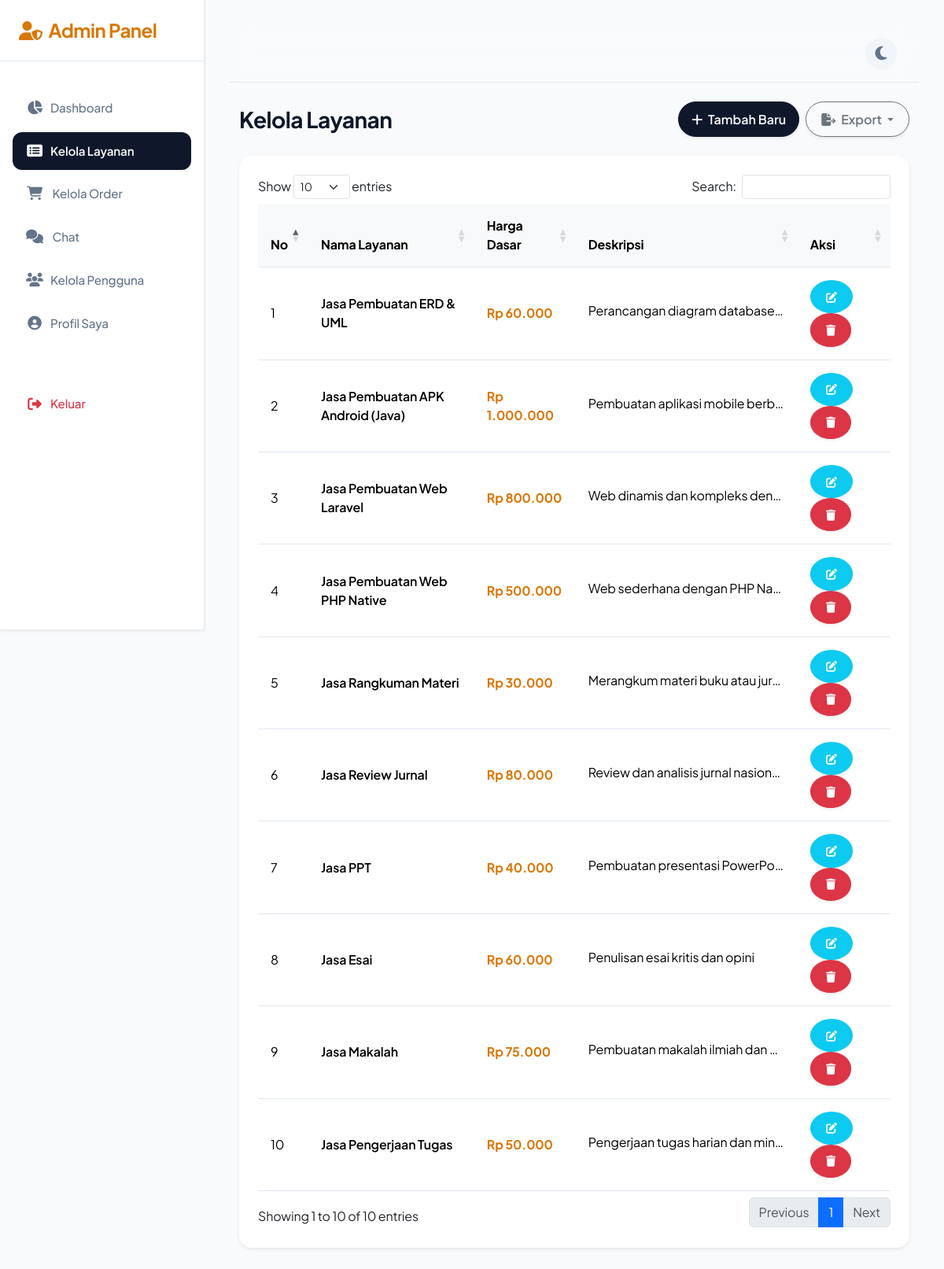
/index.php?page=admin_services (signed in), run on the app's committed database.
### tables this page shows
CREATE TABLE IF NOT EXISTS `services` (
  `id` int(11) NOT NULL AUTO_INCREMENT,
  `name` varchar(150) NOT NULL,
  `description` text,
  `base_price` decimal(10,2) NOT NULL DEFAULT '0.00',
  `created_at` timestamp NOT NULL DEFAULT CURRENT_TIMESTAMP,
  PRIMARY KEY (`id`)
);

### views/admin/services.php (the view, shortened to what this page needs)
<?php
$stmt = $conn->query("SELECT * FROM services ORDER BY id DESC");
$services = $stmt->fetchAll();
require 'views/layouts/header.php';
?>
<div class="wrapper">
    <nav id="sidebar" class="shadow-sm">
        <div class="sidebar-header d-flex justify-content-between align-items-center">
            <h4 class="mb-0 fw-bold" style="color: var(--secondary-color);"><i class="fas fa-user-shield me-2"></i>Admin Panel</h4>
        </div>
        <ul class="list-unstyled sidebar-menu mt-3">
            <li><a href="index.php?page=admin_dashboard"><i class="fas fa-chart-pie"></i> Dashboard</a></li>
            <li><a href="index.php?page=admin_services" class="active"><i class="fas fa-list-alt"></i> Kelola Layanan</a></li>
            <li>
                <a href="index.php?page=admin_orders" class="d-flex justify-content-between align-items-center">
                    <span><i class="fas fa-shopping-cart"></i> Kelola Order</span>
                </a>
            </li>
            <li>
                <a href="index.php?page=admin_messages" class="d-flex justify-content-between align-items-center">
                    <span><i class="fas fa-comments"></i> Chat</span>
                </a>
            </li>
            <li><a href="index.php?page=admin_users"><i class="fas fa-users"></i> Kelola Pengguna</a></li>
            <li><a href="index.php?page=customer_profile"><i class="fas fa-user-circle"></i> Profil Saya</a></li>
            <li class="mt-5"><a href="index.php?page=logout" class="text-danger"><i class="fas fa-sign-out-alt"></i> Keluar</a></li>
        </ul>
    </nav>
    <div id="content">
        <nav class="navbar navbar-expand-lg navbar-light bg-transparent mb-4">
            <div class="container-fluid">
                <div class="d-flex align-items-center ms-auto">
                    <div class="theme-switch me-3" id="theme-toggle"><i class="fas fa-moon" id="theme-icon"></i></div>
                </div>
            </div>
        </nav>
        <div class="container-fluid">
            <div class="d-flex justify-content-between align-items-center mb-4">
                <h3 class="fw-bold m-0">Kelola Layanan</h3>
                <div class="d-flex gap-2">
                    <button class="btn btn-primary rounded-pill shadow-sm px-3" data-bs-toggle="modal" data-bs-target="#addModal">
                        <i class="fas fa-plus me-1"></i> Tambah Baru
                    </button>
                    <div class="dropdown">
                        <button class="btn btn-outline-secondary rounded-pill shadow-sm dropdown-toggle" type="button" data-bs-toggle="dropdown">
                            <i class="fas fa-file-export me-1"></i> Export
                        </button>
                    </div>
                </div>
            </div>
            <div class="card border-0 shadow-sm p-4 rounded-4">
                <div class="table-responsive">
                    <table class="table table-hover align-middle datatable">
                        <thead class="table-light">
                            <tr>
                                <th>No</th>
                                <th>Nama Layanan</th>
                                <th>Harga Dasar</th>
                                <th>Deskripsi</th>
                                <th>Aksi</th>
                            </tr>
                        </thead>
                        <tbody>
                            <?php foreach($services as $i => $s): ?>
                                <tr>
                                    <td><?= $i + 1 ?></td>
                                    <td class="fw-semibold text-color"><?= htmlspecialchars($s['name']) ?></td>
                                    <td class="fw-bold" style="color: var(--secondary-color);">Rp <?= number_format($s['base_price'], 0, ',', '.') ?></td>
                                    <td><span class="text-truncate d-inline-block" style="max-width: 250px;" title="<?= htmlspecialchars($s['description']) ?>"><?= htmlspecialchars($s['description']) ?></span></td>
                                    <td>
                                        <button class="btn btn-sm btn-info text-white rounded-circle shadow-sm me-1" data-bs-toggle="modal" data-bs-target="#editModal<?= $s['id'] ?>"><i class="fas fa-edit"></i></button>
                                        <button class="btn btn-sm btn-danger rounded-circle shadow-sm" data-bs-toggle="modal" data-bs-target="#deleteModal<?= $s['id'] ?>"><i class="fas fa-trash"></i></button>
                                    </td>
                                </tr>
                            <?php endforeach; ?>
                        </tbody>
                    </table>
                </div>
            </div>
        </div>
    </div>
</div>
<?php require 'views/layouts/footer.php'; ?>

### index.php (shortened to what this page needs)
<?php
require_once 'config/database.php';
$page = isset($_GET['page']) ? $_GET['page'] : 'home';
switch ($page) {
    case 'admin_services':
        require 'views/admin/services.php';
        break;
}
?>

### views/layouts/header.php (shortened to what this page needs)
<!DOCTYPE html>
<html lang="id">
<head>
    <link href="https://cdn.jsdelivr.net/npm/bootstrap@5.3.2/dist/css/bootstrap.min.css" rel="stylesheet">
    <link rel="stylesheet" href="https://cdnjs.cloudflare.com/ajax/libs/font-awesome/6.4.2/css/all.min.css">
    <link rel="stylesheet" href="https://cdn.datatables.net/1.13.7/css/dataTables.bootstrap5.min.css">
    <link rel="stylesheet" href="https://cdn.jsdelivr.net/npm/sweetalert2@11/dist/sweetalert2.min.css">
</head>
<body data-bs-theme="light">

### views/layouts/footer.php (shortened to what this page needs)
</body>
</html>

### views/layouts/header.php (style rules this page uses)
:root { --bg-color: #F8FAFC; --text-color: #0F172A; --text-muted: #64748B; --card-bg: #FFFFFF; --primary-color: #0F172A; --bs-primary-rgb: 15, 23, 42; --primary-hover: #1E293B; --secondary-color: #D97706; --bs-secondary-rgb: 217, 119, 6; --accent-color: #F59E0B; --success-color: #10B981; --bs-success-rgb: 16, 185, 129; --danger-color: #EF4444; --bs-danger-rgb: 239, 68, 68; --bs-info-rgb: 59, 130, 246; --bs-warning-rgb: 245, 158, 11; --navbar-bg: rgba(255, 255, 255, 0.95); --border-color: #E2E8F0; --hover-bg: #F1F5F9; --shadow-sm: 0 1px 2px 0 rgba(0, 0, 0, 0.05); --shadow-md: 0 4px 6px -1px rgba(0, 0, 0, 0.05), 0 2px 4px -1px rgba(0, 0, 0, 0.03); --shadow-lg: 0 10px 25px -3px rgba(0, 0, 0, 0.05), 0 4px 6px -2px rgba(0, 0, 0, 0.03); --radius-md: 12px; --radius-lg: 16px; }
body { background-color: var(--bg-color); color: var(--text-color); font-family: 'Plus Jakarta Sans', sans-serif; transition: background-color 0.3s ease, color 0.3s ease; overflow-x: hidden; letter-spacing: -0.01em; }
h1, h2, h3, h4, h5, h6 { color: var(--text-color); font-weight: 700; letter-spacing: -0.02em; }
.navbar { background-color: var(--navbar-bg); backdrop-filter: blur(12px); -webkit-backdrop-filter: blur(12px); border-bottom: 1px solid var(--border-color); padding: 1rem 0; }
.card { background-color: var(--card-bg); border: 1px solid var(--border-color); border-radius: var(--radius-lg); box-shadow: var(--shadow-md); }
.btn { font-weight: 600; padding: 0.6rem 1.2rem; border-radius: 8px; transition: all 0.2s ease; }
.btn-primary { background-color: var(--primary-color); border-color: var(--primary-color); color: var(--bg-color); }
.wrapper { display: flex; width: 100%; align-items: stretch; min-height: 100vh; }
#sidebar { min-width: 260px; max-width: 260px; background-color: var(--card-bg); border-right: 1px solid var(--border-color); transition: all 0.3s cubic-bezier(0.4, 0, 0.2, 1); position: fixed; height: 100vh; z-index: 1000; top: 0; left: 0; overflow-y: auto; }
#content { flex: 1; padding: 2rem; min-height: 100vh; transition: all 0.3s cubic-bezier(0.4, 0, 0.2, 1); margin-left: 260px; overflow-x: hidden; display: flex; flex-direction: column; }
.sidebar-header { padding: 1.5rem; border-bottom: 1px solid var(--border-color); }
.sidebar-menu { padding: 1rem 0; }
.sidebar-menu li { padding: 0.2rem 1rem; }
.sidebar-menu a { padding: 0.8rem 1rem; font-size: 0.95rem; font-weight: 500; display: flex; align-items: center; color: var(--text-muted); text-decoration: none; border-radius: var(--radius-md); transition: all 0.2s; }
.sidebar-menu a.active { background-color: var(--primary-color); color: var(--bg-color); font-weight: 600; box-shadow: var(--shadow-sm); }
.sidebar-menu i { width: 24px; font-size: 1.1rem; margin-right: 0.5rem; text-align: center; }
.theme-switch { cursor: pointer; font-size: 1.25rem; color: var(--text-muted); transition: color 0.2s; width: 40px; height: 40px; display: flex; align-items: center; justify-content: center; border-radius: 50%; background: var(--hover-bg); }
.table { color: var(--text-color); }
.table-light { background-color: var(--hover-bg); color: var(--text-color); }
.table td, .table th { border-bottom-color: var(--border-color); padding: 1rem; }

### data on the page
services: name "Jasa Pembuatan ERD & UML", base_price "60.000", description "Perancangan diagram database…"
services: name "Jasa Pembuatan APK Android (Java)", base_price "1.000.000", description "Pembuatan aplikasi mobile berb…"
services: name "Jasa Pembuatan Web Laravel", base_price "800.000", description "Web dinamis dan kompleks den…"
services: name "Jasa Pembuatan Web PHP Native", base_price "500.000", description "Web sederhana dengan PHP Na…"
services: name "Jasa Rangkuman Materi", base_price "30.000", description "Merangkum materi buku atau jur…"
services: name "Jasa Review Jurnal", base_price "80.000", description "Review dan analisis jurnal nasion…"
services: name "Jasa PPT", base_price "40.000", description "Pembuatan presentasi PowerPo…"
services: name "Jasa Esai", base_price "60.000", description "Penulisan esai kritis dan opini"
services: name "Jasa Makalah", base_price "75.000", description "Pembuatan makalah ilmiah dan…"
services: name "Jasa Pengerjaan Tugas", base_price "50.000", description "Pengerjaan tugas harian dan min…"
